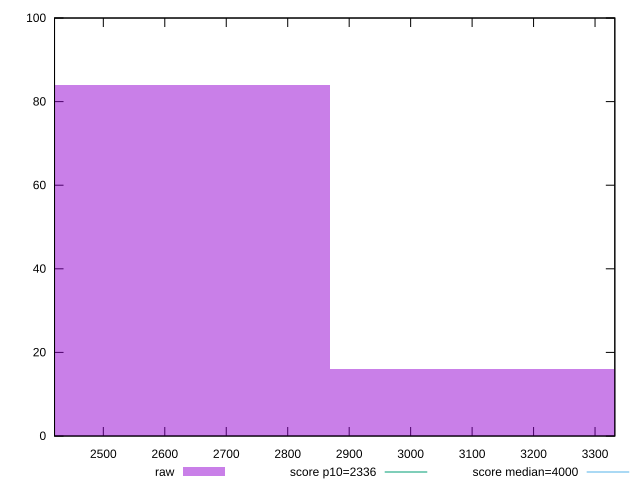

This figure's gnuplot source:
reset

$raw <<EOF
2549.406197795269 84
3186.757747244086 16
EOF

set key outside below
set boxwidth 637.3515494488172
set xrange [2420.6259999999997:3332.186]
set yrange [0:100]
set trange [0:100]
set style fill transparent solid 0.5 noborder

set parametric
set terminal svg size 640, 490 enhanced background rgb 'white'
set output "report/report_00029_2021-02-24T13-36-40.390Z/first-contentful-paint/samples/astro/raw/histogram.svg"

plot $raw title "raw" with boxes, \
     2336,t title "score p10=2336", \
     4000,t title "score median=4000"

reset
